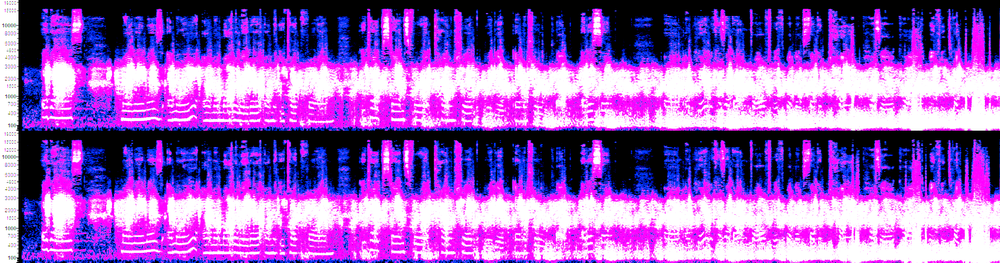
#> input picture self_introduction_memory_dump/_Tape9_thought/self_intro_spec_cont_brightened.png, 1000 x 263 px, shrunk from 2381 x 626 before the run, found by its file name
$ python image_barcode_decode.py
#> lines starting #> are read from the running program, lines starting #| are printed output that depends on the picture; long printed decimals are rounded
from PIL import Image
import numpy as np
import matplotlib
matplotlib.use('Agg')
import matplotlib.pyplot as plt

img_path = r'C:\stack\arg\self_intro_spec_cont_brightened.png'
img = Image.open(img_path).convert('L')
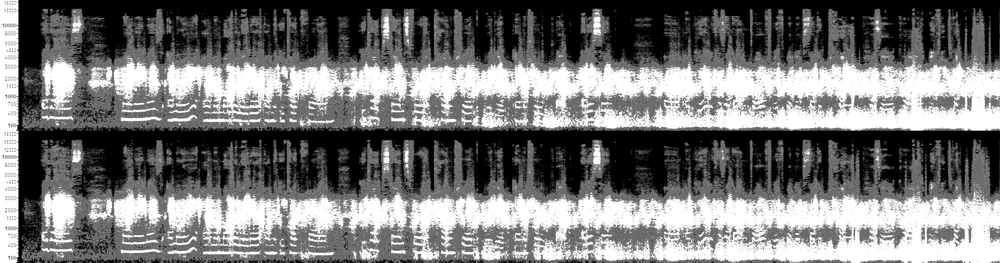
#> img: PIL image 1000x263 L; min 0, max 255, mean 119.2
arr = np.array(img)
print('Image shape:', arr.shape)
#| Image shape: (263, 1000)

# Split into top and bottom channels (approx)
h = arr.shape[0]
#> h = 263
mid = h // 2
#> mid = 131
# Exclude a margin from left for axis
left_margin = 80

# --- TOP CHANNEL ---
top = arr[:mid, left_margin:]
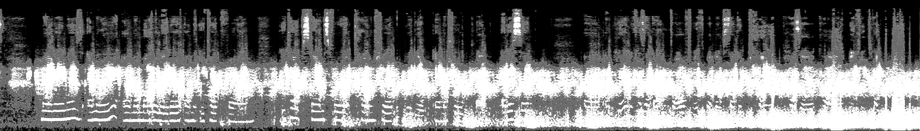
#> top: shape (131, 920); min 0, max 255, mean 119.2
# compute bright pixel count per row
row_sums = np.sum(top > 200, axis=1)
#> row_sums = 131 values, max 876 at index 83, min 0 at index 0, mean 256.6
# smooth a bit
from scipy.ndimage import gaussian_filter1d
smoothed = gaussian_filter1d(row_sums.astype(float), sigma=1)
#> smoothed = 131 values, max 870.9 at index 83, min 0 at index 0, mean 256.6
# find peaks
from scipy.signal import find_peaks
peaks, props = find_peaks(smoothed, distance=5, prominence=20)
#> peaks = [74, 83, 106, 120]; props = {'prominences': [25.57, 847.2, 29.24, 470.8], 'left_bases': [47, 47, 102, 102], 'right_bases': [78, 130, 108, 130]}
print('Top channel row peaks (relative):', peaks)
#| Top channel row peaks (relative): [ 74  83 106 120]
print('Prominences:', props['prominences'])
#| Prominences: [ 25.569 847.236  29.237 470.752]
# map to absolute row indices
abs_peaks_top = peaks
#> abs_peaks_top = [74, 83, 106, 120]
print('Top channel absolute rows:', abs_peaks_top)
#| Top channel absolute rows: [ 74  83 106 120]

# --- BOTTOM CHANNEL ---
bottom = arr[mid:, left_margin:]
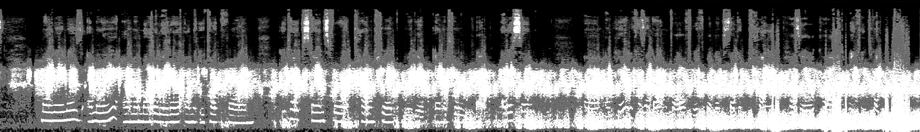
#> bottom: shape (132, 920); min 0, max 255, mean 118.5
row_sums_b = np.sum(bottom > 200, axis=1)
#> row_sums_b = 132 values, max 865 at index 85, min 0 at index 0, mean 253
smoothed_b = gaussian_filter1d(row_sums_b.astype(float), sigma=1)
#> smoothed_b = 132 values, max 852.4 at index 85, min 0 at index 0, mean 253
peaks_b, props_b = find_peaks(smoothed_b, distance=5, prominence=20)
#> peaks_b = [75, 85, 121]; props_b = {'prominences': [23.14, 784.8, 463.6], 'left_bases': [48, 48, 103], 'right_bases': [77, 131, 131]}
print('Bottom channel row peaks (relative):', peaks_b)
#| Bottom channel row peaks (relative): [ 75  85 121]
print('Prominences:', props_b['prominences'])
#| Prominences: [ 23.143 784.824  463.568]
abs_peaks_bottom = peaks_b + mid
#> abs_peaks_bottom = [206, 216, 252]
print('Bottom channel absolute rows:', abs_peaks_bottom)
#| Bottom channel absolute rows: [206 216 252]

# Save a plot showing row sums and peaks
fig, axes = plt.subplots(2, 1, figsize=(10, 6))
axes[0].plot(smoothed)
axes[0].plot(peaks, smoothed[peaks], 'ro')
axes[0].set_title('Top channel row sums')
axes[1].plot(smoothed_b)
axes[1].plot(peaks_b, smoothed_b[peaks_b], 'ro')
axes[1].set_title('Bottom channel row sums')
plt.tight_layout()
plt.savefig(r'C:\stack\arg\tapes_man_2\image_row_peaks.png')
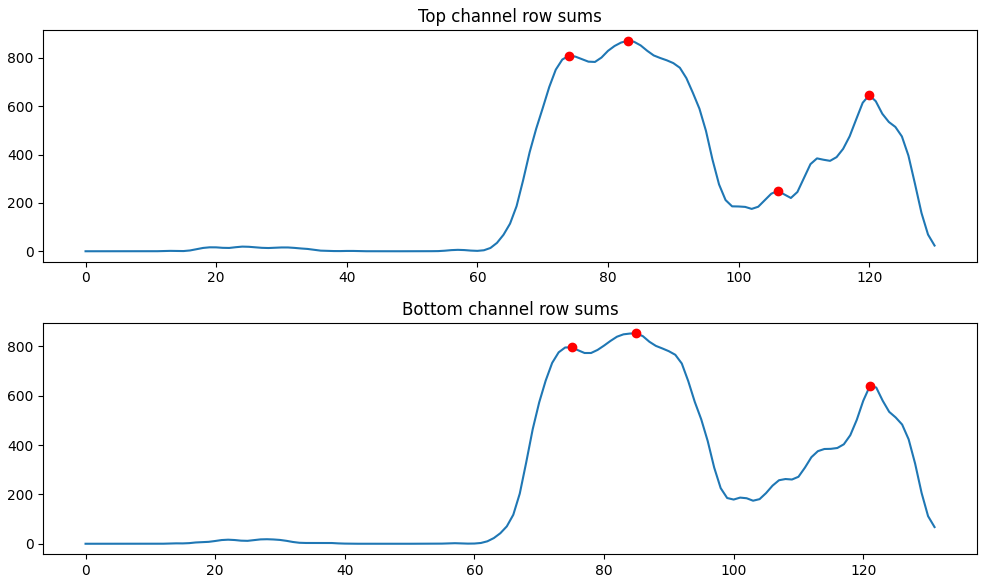
#> figure drawn by matplotlib, 2 panels; panel 1: curve peaks at x = 83, y = 870.9; panel 2: curve peaks at x = 85, y = 852.4
print('Saved row peak plot.')

# For each channel, extract the barcode
# Use the top N peaks (e.g., 8)
N = min(8, len(abs_peaks_top))
#> N = 4
for ch_name, abs_peaks, region in [('TOP', abs_peaks_top, top), ('BOTTOM', abs_peaks_bottom, bottom)]:
    print(f'\n=== {ch_name} BARCODE ===')
    # sort peaks by row (lowest frequency first)
    idx = np.argsort(abs_peaks)
    rows = abs_peaks[idx][:N]
    # For each column, compute average intensity in a small band around each peak
    barcode = []
    bandwidth = 3  # pixels above and below
    for col in range(region.shape[1]):
        bits = []
        for r in rows:
            # r is relative to region start
            r_rel = r if ch_name == 'TOP' else r - mid
            low = max(0, r_rel - bandwidth)
            high = min(region.shape[0], r_rel + bandwidth + 1)
            val = np.mean(region[low:high, col])
            bits.append(1 if val > 128 else 0)
        barcode.append(bits)
    barcode = np.array(barcode)
    print('Barcode shape:', barcode.shape)
    # Group identical consecutive patterns
    symbols = []
    if len(barcode) > 0:
        current = barcode[0].copy()
        start = 0
        for i in range(1, len(barcode)):
            if not np.array_equal(barcode[i], current):
                dur = i - start
                if dur >= 3:
                    byte_val = sum(b << (N - 1 - j) for j, b in enumerate(current))
                    char = chr(byte_val) if 32 <= byte_val <= 126 else f'0x{byte_val:02x}'
                    symbols.append((start, dur, current.copy(), byte_val, char))
                current = barcode[i].copy()
                start = i
        dur = len(barcode) - start
        if dur >= 3:
            byte_val = sum(b << (N - 1 - j) for j, b in enumerate(current))
            char = chr(byte_val) if 32 <= byte_val <= 126 else f'0x{byte_val:02x}'
            symbols.append((start, dur, current.copy(), byte_val, char))
    print('Symbols (first 40):')
    for start, dur, bits, val, char in symbols[:40]:
        bits_str = ''.join(str(b) for b in bits)
        print(f'  col={start:4d} dur={dur:3d} {bits_str} = 0x{val:02x} {char}')
    # Also try interpreting as 7-bit ASCII
    ascii_chars = []
    for _, _, _, val, _ in symbols:
        if 32 <= val <= 126:
            ascii_chars.append(chr(val))
        else:
            ascii_chars.append('.')
    print('ASCII from symbols:', ''.join(ascii_chars))
    # Try with different bit orders
    for label, bit_order in [('MSB-first', None), ('LSB-first', 'rev')]:
        vals = []
        for _, _, bits, _, _ in symbols:
            b = bits[::-1] if bit_order == 'rev' else bits
            v = sum(b << (N - 1 - j) for j, b in enumerate(b))
            vals.append(v)
        s = ''.join(chr(v) if 32 <= v <= 126 else '.' for v in vals)
        print(f'{label}:', s)
    # Try offset shifts on the values
    for offset in [0, 32, 64, -32]:
        s = ''.join(chr(v + offset) if 32 <= v + offset <= 126 else '.' for _, _, _, v, _ in symbols)
        print(f'offset={offset}:', s)
#> this loop made 2 passes
#> (ch_name, idx, rows, bandwidth, byte_val) on passes 1 to 2: ('TOP', [0, 1, 2, 3], [74, 83, 106, 120], 3, 15), ('BOTTOM', [0, 1, 2], [206, 216, 252], 3, 14)
#> (printed output is left out)
